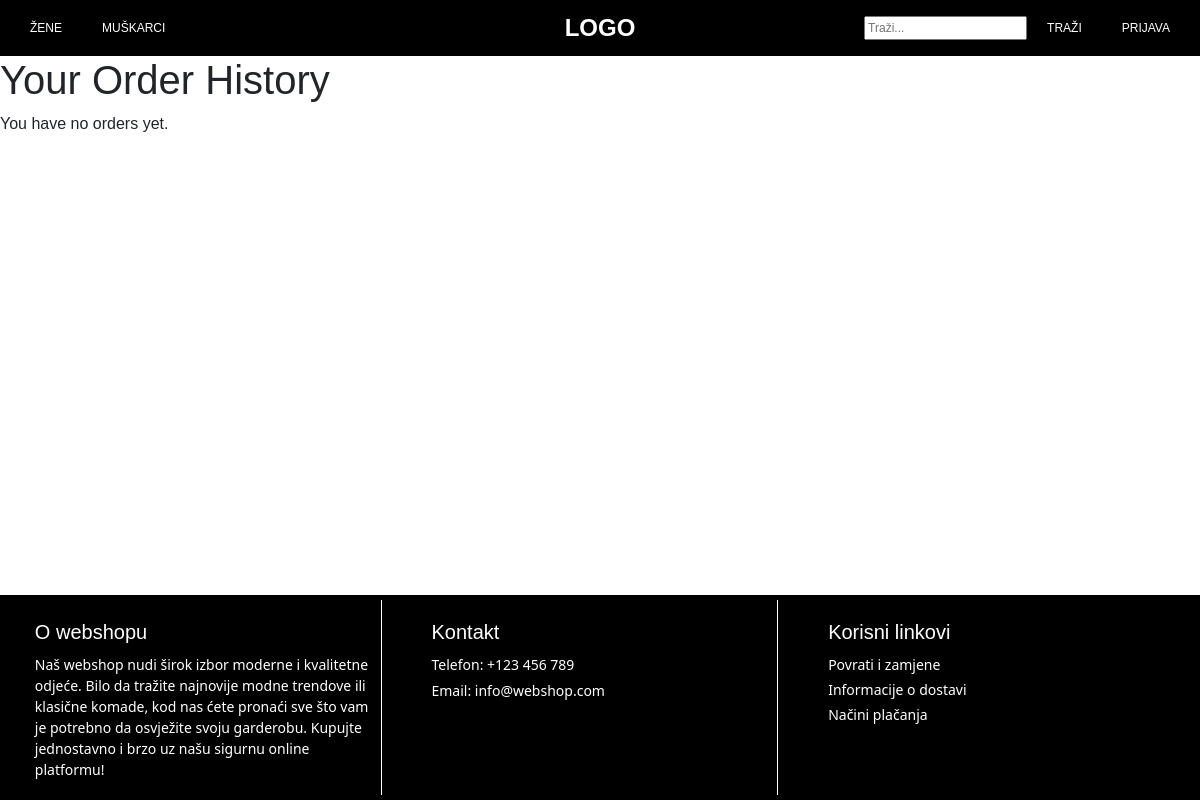
Page /webshop/orders_history/ on the earlier database version.
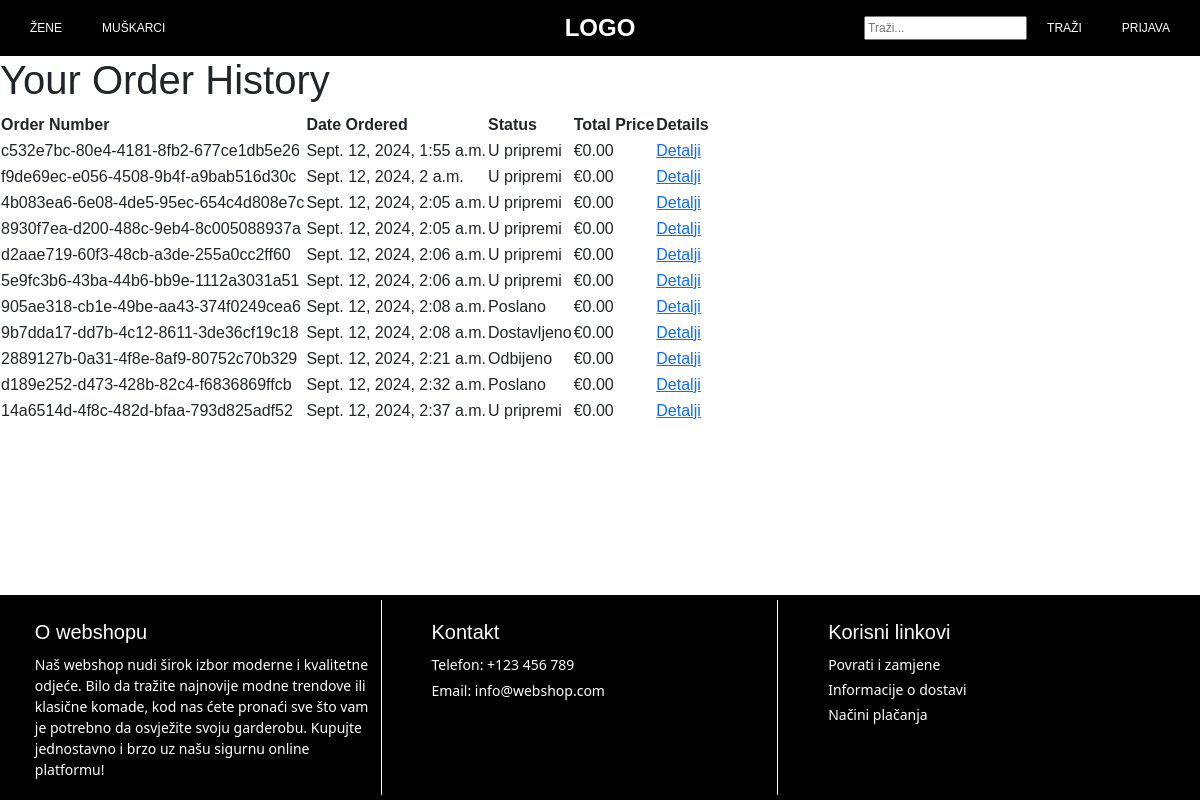
Same page on the later database version.
### webshop/models.py (models this page shows, shortened)
class Order(models.Model):
    STATUS_CHOICES = (
        ('IP', 'U pripremi'),
        ('SP', 'Poslano'),
        ('DL', 'Dostavljeno'),
        ('RE', 'Odbijeno'),
    )
    PAYMENT_METHOD_CHOICES = (
        ('PP', 'Plaćanje pouzećem'),
        ('IB', 'Internetsko bankarstvo'),
    )
    account = models.ForeignKey(Account, on_delete=models.CASCADE, related_name='orders')
    date_ordered = models.DateTimeField(auto_now_add=True)
    status = models.CharField(max_length=2, choices=STATUS_CHOICES, default='IP')
    payment_method = models.CharField(max_length=2, choices=PAYMENT_METHOD_CHOICES, default ='PP')
    order_number = models.CharField(max_length=100, unique=False, default=uuid.uuid4, editable=False)

### webshop/views.py (the view)
# urls.py: path('orders_history/', views.orders_history_view, name='orders_history'),
def orders_history_view(request):
    orders = Order.objects.all()
    for order in orders:
        order.total_price = sum(item.total_price() for item in order.order_items.all())
    context = {
        'orders': orders,
    }
    return render(request, 'webshop/orders_history.html', context)

### webshop/templates/webshop/orders_history.html (shortened to what this page needs)
{% extends 'webshop/base.html' %}
{% block content %}
<div class="order-history-container">
    <h1>Your Order History</h1>
    {% if orders %}
        <table>
            <thead>
                <tr>
                    <th>Order Number</th>
                    <th>Date Ordered</th>
                    <th>Status</th>
                    <th>Total Price</th>
                    <th>Details</th>
                </tr>
            </thead>
            <tbody>
                {% for order in orders %}
                    <tr>
                        <td>{{ order.order_number }}</td>
                        <td>{{ order.date_ordered }}</td>
                        <td>{{ order.get_status_display }}</td>
                        <td>€{{ order.total_price|floatformat:2 }}</td>
                        <td><a href="{% url 'webshop:order_details' order.id %}">Detalji</a></td>
                    </tr>
                {% endfor %}
            </tbody>
        </table>
    {% else %}
        <p>You have no orders yet.</p>
    {% endif %}
</div>
{% endblock %}

Differences in the rows shown:
added Order: order_number "c532e7bc-80e4-4181-8fb2-677ce1db5e26", date_ordered "Sept. 12, 2024, 1:55 a.m.", status "U pripremi", total_price "0.00"
added Order: order_number "f9de69ec-e056-4508-9b4f-a9bab516d30c", date_ordered "Sept. 12, 2024, 2 a.m.", status "U pripremi", total_price "0.00"
added Order: order_number "4b083ea6-6e08-4de5-95ec-654c4d808e7c", date_ordered "Sept. 12, 2024, 2:05 a.m.", status "U pripremi", total_price "0.00"
added Order: order_number "8930f7ea-d200-488c-9eb4-8c005088937a", date_ordered "Sept. 12, 2024, 2:05 a.m.", status "U pripremi", total_price "0.00"
added Order: order_number "d2aae719-60f3-48cb-a3de-255a0cc2ff60", date_ordered "Sept. 12, 2024, 2:06 a.m.", status "U pripremi", total_price "0.00"
added Order: order_number "5e9fc3b6-43ba-44b6-bb9e-1112a3031a51", date_ordered "Sept. 12, 2024, 2:06 a.m.", status "U pripremi", total_price "0.00"
added Order: order_number "905ae318-cb1e-49be-aa43-374f0249cea6", date_ordered "Sept. 12, 2024, 2:08 a.m.", status "Poslano", total_price "0.00"
added Order: order_number "9b7dda17-dd7b-4c12-8611-3de36cf19c18", date_ordered "Sept. 12, 2024, 2:08 a.m.", status "Dostavljeno", total_price "0.00"
added Order: order_number "2889127b-0a31-4f8e-8af9-80752c70b329", date_ordered "Sept. 12, 2024, 2:21 a.m.", status "Odbijeno", total_price "0.00"
added Order: order_number "d189e252-d473-428b-82c4-f6836869ffcb", date_ordered "Sept. 12, 2024, 2:32 a.m.", status "Poslano", total_price "0.00"
added Order: order_number "14a6514d-4f8c-482d-bfaa-793d825adf52", date_ordered "Sept. 12, 2024, 2:37 a.m.", status "U pripremi", total_price "0.00"
Other differences:
text no longer shown: "You have no orders yet."
text now shown: "Order Number Date Ordered Status Total Price Details"
